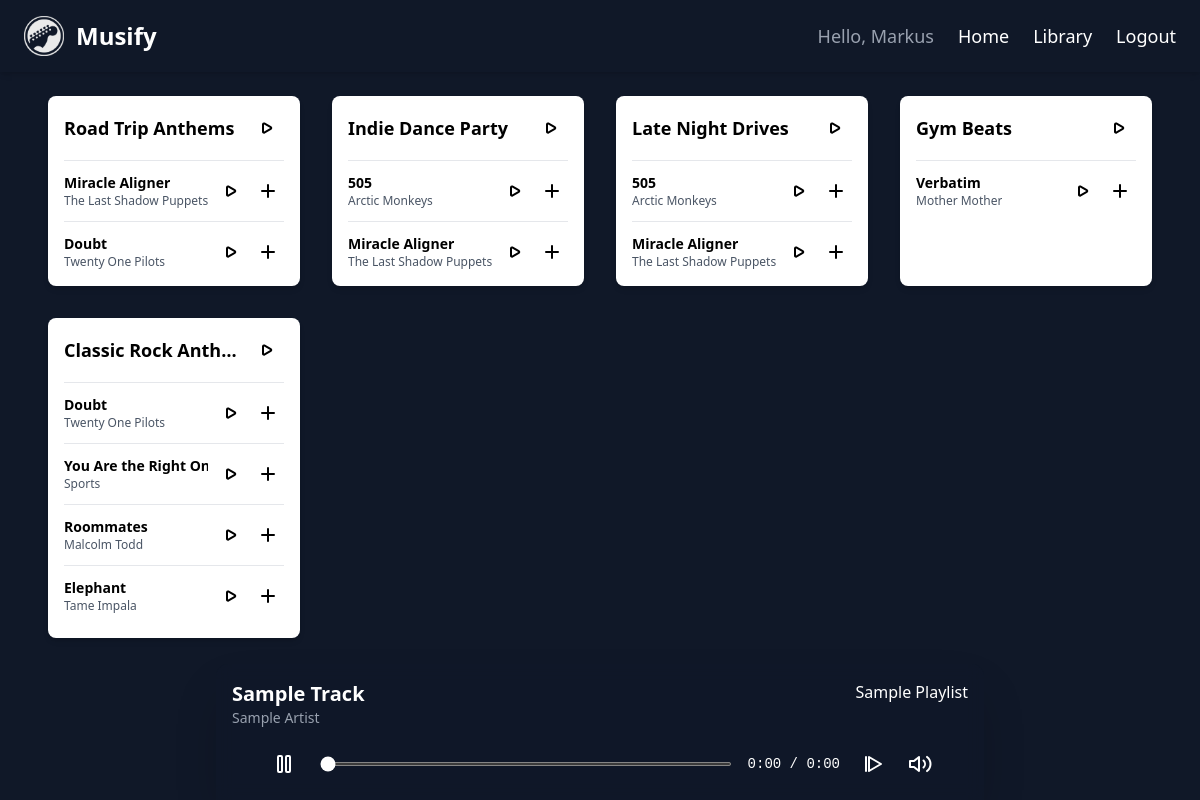
The page / (signed in) on the database its author committed.
### backend/models.py (models this page shows, shortened)
class User(db.Model, UserMixin):
    __tablename__ = 'users'
    id = db.Column(db.Integer, primary_key=True, autoincrement=True)
    name = db.Column(db.String, unique=True, nullable=False)
    password = db.Column(db.String, nullable=False)
    songs = db.relationship('Song', backref='user', cascade='all, delete-orphan')
    playlists = db.relationship('Playlist', backref='user', cascade='all, delete-orphan')

class Playlist(db.Model):
    __tablename__ = 'playlists'
    id = db.Column(db.Integer, primary_key=True, autoincrement=True)
    name = db.Column(db.String, unique=True, nullable=False)
    user_id = db.Column(db.Integer, db.ForeignKey('users.id'), nullable=False)
    __table_args__ = (db.UniqueConstraint('name', 'user_id', name='uq_playlist_name_user'),)
    songs = db.relationship('Song', secondary='playlist_songs', back_populates='playlists')

class Song(db.Model):
    __tablename__ = 'songs'
    id = db.Column(db.Integer, primary_key=True, autoincrement=True)
    name = db.Column(db.String, unique=True, nullable=False)
    artist = db.Column(db.String, nullable=False)
    file_path = db.Column(db.String, nullable=True)
    user_id = db.Column(db.Integer, db.ForeignKey('users.id'), nullable=False)
    playlists = db.relationship('Playlist', secondary='playlist_songs', back_populates='songs')

### backend/routes.py (the view)
@main_bp.route('/')
def index():
    playlists = Playlist.query.all()
    user_playlists = []
    if current_user.is_authenticated:
        user_playlists = Playlist.query.filter_by(user_id=current_user.id).all()
    return render_template('index.html', playlists=playlists, user_playlists=user_playlists)

### backend/users/routes.py (called while the page is built)
@login_manager.user_loader
def load_user(user_id):
    return User.query.get(user_id)  # returns the actual SQLAlchemy object

### templates/index.html (shortened to what this page needs)
{% extends "base.html" %}
{% block content %}
<section id="index-playlists" class="playlists relative grid grid-cols-1 gap-8 px-12 py-6 pb-40 sm:grid-cols-2 md:grid-cols-3 lg:grid-cols-4">
    {% for playlist in playlists %}
    <article class="playlist flex flex-col rounded-lg bg-white p-4 text-black shadow-md" data-id="{{ playlist.id }}">
        <div class="mb-4 flex items-center justify-between">
            <h3 class="playlistNameH3 truncate text-lg font-bold">{{ playlist.name }}</h3>
            <button class="deletePlaylistBtn ml-2 flex-shrink-0 p-1  hover:text-sky-400" title="Play entire playlist" onclick="queuePlaylist({{ playlist.id }}, -1)">
                <svg xmlns="http://www.w3.org/2000/svg" class="w-6 h-6" fill="none" viewBox="0 0 24 24" stroke="currentColor" stroke-width="2">
                  <path stroke-linecap="round" stroke-linejoin="round" d="M14.752 11.168l-6.518-3.758A1 1 0 007 8.29v7.418a1 1 0 001.234.97l6.518-3.758a1 1 0 000-1.742z" />
                </svg>
            </button>
        </div>
        <ul class="space-y-3 max-h-60 overflow-y-auto">
            {% for song in playlist.songs %}
            <article class="song_in_playlist" data-id="{{ song.id }}">
                <li class="flex items-center justify-between border-t border-gray-200 pt-3">
                    <div class="truncate">
                        <span class="song-title block text-sm font-semibold">{{ song.name }}</span>
                        <span class="song-artist block text-xs text-gray-600">{{ song.artist }}</span>
                    </div>
                    <div class="ml-2 flex flex-shrink-0 items-center space-x-1">
                        <button class="song-button p-1 hover:text-sky-400" title="Play song" onclick="queuePlaylist({{ playlist.id }}, {{ song.id }})">
                            <svg xmlns="http://www.w3.org/2000/svg" class="w-6 h-6" fill="none" viewBox="0 0 24 24" stroke="currentColor" stroke-width="2">
                              <path stroke-linecap="round" stroke-linejoin="round" d="M14.752 11.168l-6.518-3.758A1 1 0 007 8.29v7.418a1 1 0 001.234.97l6.518-3.758a1 1 0 000-1.742z" />
                            </svg>
                        </button>
                        <button class="song-button p-1 hover:text-sky-400" title="Add to playlist" onclick="openAddToPlaylist({{ song.id }})">
                            <svg xmlns="http://www.w3.org/2000/svg" class="w-6 h-6" fill="none" viewBox="0 0 24 24" stroke="currentColor" stroke-width="2">
                              <path stroke-linecap="round" stroke-linejoin="round" d="M12 6v12m-6-6h12" />
                            </svg>
                        </button>
                    </div>
                </li>
            </article>
            {% endfor %}
        </ul>
    </article>
    {% endfor %}
</section>
<section id="nowplaying" class="fixed bottom-0 left-0 right-0 z-50 mx-auto w-full max-w-3xl rounded-t-xl bg-gray-900/80 p-4 text-white shadow-2xl backdrop-blur-sm">
    <div class="flex justify-between items-start mb-4">
        <div>
            <p class="text-xl font-bold text-white" id="song-name">Sample Track</p>
            <p class="text-sm text-gray-400" id="artist-name">Sample Artist</p>
        </div>
        <div class="text-right">
            <p class="text-m text-white" id="playlist-name">Sample Playlist</p>
        </div>
    </div>
    <div class="w-full max-w-2xl mx-auto flex justify-center bg-transparent">
        <div class="flex items-center gap-4 w-full">
            <button id="play-pause" aria-label="Play/Pause" class="text-white hover:text-sky-400 transition p-2">
                <svg xmlns="http://www.w3.org/2000/svg" class="w-6 h-6" fill="none" viewBox="0 0 24 24" stroke="currentColor" stroke-width="2">
                  <rect x="6" y="4" width="4" height="16" rx="1" ry="1" />
                  <rect x="14" y="4" width="4" height="16" rx="1" ry="1" />
                </svg>
            </button>
            <input
                type="range"
                id="progress"
                min="0"
                max="100"
                value="0"
                class="h-1 w-full rounded bg-gray-600 accent-white cursor-pointer"
                aria-label="Seek"
            />
            <div class="text-sm w-32 whitespace-nowrap text-right font-mono" id="time-display">0:00 / 0:00</div>
            <button onclick="skipSong()" title="Skip"
                class="text-white hover:text-sky-400 transition p-1 flex items-center justify-center"
                aria-label="Skip">
                <svg xmlns="http://www.w3.org/2000/svg" class="w-6 h-6" fill="none" viewBox="0 0 24 24" stroke="currentColor" stroke-width="2">
                    <path stroke-linecap="round" stroke-linejoin="round" d="M9 19V5l12 7-12 7z" />
                    <line x1="6" y1="19" x2="6" y2="5" stroke-linecap="round" stroke-linejoin="round" stroke-width="2" />
                </svg>
            </button>
            <div class="relative">
              <button id="volume-btn" class="text-white hover:text-sky-400 transition p-1 flex items-center justify-center" aria-label="Volume">
                <svg xmlns="http://www.w3.org/2000/svg" class="w-6 h-6" fill="none" viewBox="0 0 24 24" stroke="currentColor">
                  <path stroke-linecap="round" stroke-linejoin="round" stroke-width="2"
                    d="M11 5L6 9H2v6h4l5 4V5zM15.54 8.46a5 5 0 010 7.07M19.07 4.93a9 9 0 010 14.14" />
                </svg>
              </button>
            </div>
        </div>
    </div>
</section>
{% endblock %}

### templates/base.html (shortened to what this page needs)
<!DOCTYPE html>
<html lang="en">
    <head>
        <link rel="stylesheet" href="/static/dist/output.css">
    </head>
    <body class="bg-gray-900  text-white">
        <header class="bg-gray-900 text-white px-6 py-4 shadow-md sticky top-0 z-50">
            <div class="flex items-center justify-between">
                <div class="flex items-center gap-3">
                    <img src="/static/logo.png" alt="Musify Logo Placeholder" class="w-10 h-10">
                    <a href="{{ url_for('main.index') }}" class="text-2xl font-bold">Musify</a>
                </div>
                <nav class="hidden lg:flex items-center gap-6 text-lg ">
                    {% if current_user.is_authenticated %}
                        <span class="text-gray-400">Hello, {{ current_user.name }}</span>
                    {% endif %}
                    <a href="{{ url_for('main.index') }}" class="hover:text-sky-400 transition">Home</a>
                    <a href="{{ url_for('main.library') }}" class="hover:text-sky-400 transition">Library</a>
                    {% if current_user.is_authenticated %}
                        <a href="{{ url_for('users.logout') }}" class="hover:text-sky-400 transition">Logout</a>
                    {% else %}
                        <a href="{{ url_for('users.login') }}" class="hover:text-sky-400 transition">Login</a>
                    {% endif %}
                </nav>
            </div>
        </header>
        <main>
            {% block content %}
            {% endblock %}
        </main>
    </body>
</html>

### rows shown on the page
User: name "Markus"
Playlist: name "Road Trip Anthems"
Song: name "Miracle Aligner", artist "The Last Shadow Puppets"
Song: name "Doubt", artist "Twenty One Pilots"
Playlist: name "Indie Dance Party"
Song: name "505", artist "Arctic Monkeys"
Playlist: name "Late Night Drives"
Playlist: name "Gym Beats"
Song: name "Verbatim", artist "Mother Mother"
Playlist: name "Classic Rock Anth…"
Song: name "You Are the Right…", artist "Sports"
Song: name "Roommates", artist "Malcolm Todd"
Song: name "Elephant", artist "Tame Impala"
